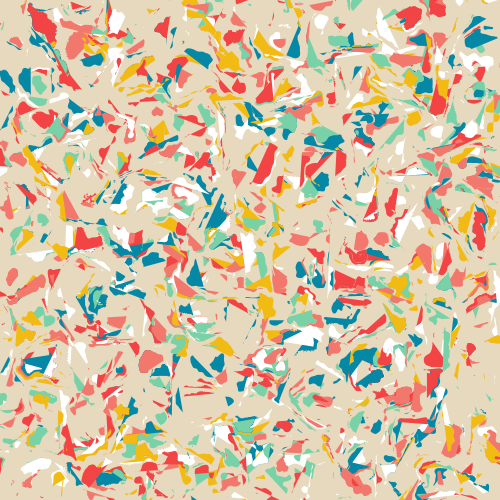
Frame 1 (no input)
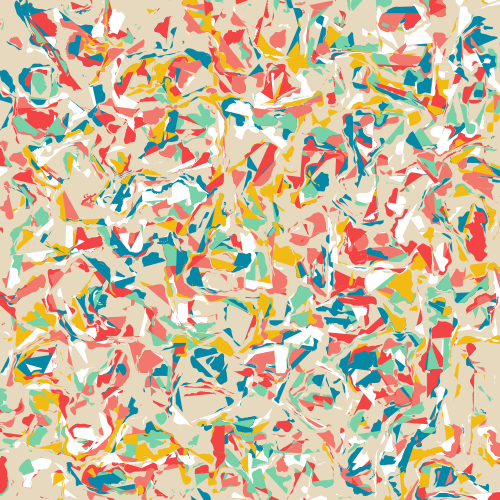
Frame 2 (the mouse pressed at the canvas centre, redrawn once)

The Processing sketch that drew these frames (run headless with seeded random() and noise(); the mouse was pressed at the canvas centre and the sketch redrawn once):

// Processing sketch: static_noise
// ── static_noise.pde
// DMP KP S26 - static Noise T5

color[] cols = {#0588A6, #F2BB13, #F2786D, #F24444, #79D1A8, #FFFFFF};


Agent[] agents;

void setup() {
  size(500, 500);
  background(#E6D9BD);


  agents = new Agent[2000];
  
  //noiseSeed(0);
  //randomSeed(0);

  for (int i = 0; i < agents.length; i++) {
    agents[i] = new Agent();
  }
  
  noLoop();
}

void draw() {

  for (Agent agent : agents) {
    agent.display();
  }
}

// ── Agent.pde
class Agent {
  float x, y;
  float speed;
  color col;
  float noiseScale = 40, noiseStrength = 100;
  int len = 55;
  Agent() {
    x = random(width);
    y = random(height);
    speed = random(-2, 2);
    
    col = cols[(int)random(cols.length)];
  }
  
  void display() {
    fill(col);
    noStroke();
    beginShape();
    for (int i = 0; i < len; i++) {
      update();
    }
    endShape();
  }
  
  void update() {
    float angle = noise(x/noiseScale, y/noiseScale) * noiseStrength;
    x += cos(angle) * speed;
    y += sin(angle) * speed;
    curveVertex(x, y);
  }
  
}
